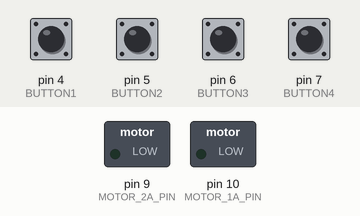
Simulated run of this sketch. Board: Arduino Uno, built with avr-gcc and run on an emulated ATmega328P. Shown: switched loads named in the sketch (green lamp = pin HIGH). The test bench sets the inputs (shaded band); at power-on: pin 4 (BUTTON1), pin 5 (BUTTON2), pin 6 (BUTTON3), pin 7 (BUTTON4) HIGH.

Above: at 1.2 s.
1.3 s: pin 5 (BUTTON2) pulled LOW for 0.15 s
At 2.0 s:
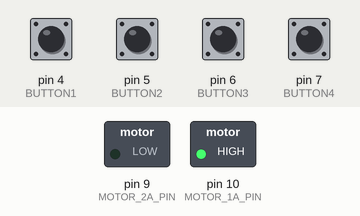
2.9 s: pin 4 (BUTTON1) pulled LOW for 0.15 s
At 3.2 s:
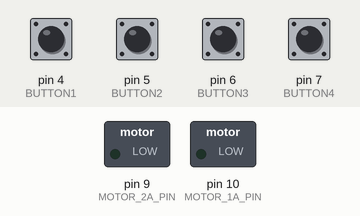
4.5 s: pin 5 (BUTTON2) pulled LOW for 1 s
At 5.6 s:
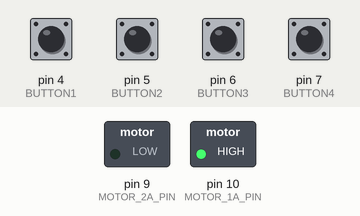
Timing chart, 0 to 7.5 s (numbered marks = the images above; inputs shaded):
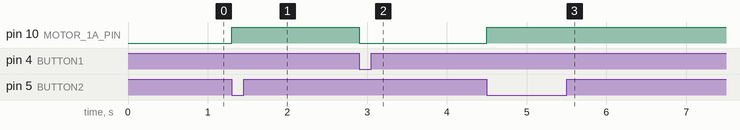

Measured:
- after the input at 1.3 s, pin 10 (MOTOR_1A_PIN): LOW → HIGH at once
- after the input at 2.9 s, pin 10 (MOTOR_1A_PIN): HIGH → LOW at once
- after the input at 4.5 s, pin 10 (MOTOR_1A_PIN): LOW → HIGH at once

The sketch:

StepMotor.ino
```cpp
const int MOTOR_1A_PIN = 10;
const int MOTOR_2A_PIN = 9;
const int BUTTON1 = 4;
const int BUTTON2 = 5;
const int BUTTON3 = 6;
const int BUTTON4 = 7;

void setup() {
  // put your setup code here, to run once:
  pinMode(MOTOR_1A_PIN, OUTPUT);
  pinMode(MOTOR_2A_PIN, OUTPUT);

  pinMode(BUTTON1, INPUT_PULLUP);
  pinMode(BUTTON2, INPUT_PULLUP);
  pinMode(BUTTON3, INPUT_PULLUP);
  pinMode(BUTTON4, INPUT_PULLUP);
}

void loop() {
  // put your main code here, to run repeatedly:
    if (digitalRead(BUTTON1) == LOW) {         // Check if first button is pressed
    motorRotate(0);                          // Turn off the motor
  } else if (digitalRead(BUTTON2) == LOW) {  // Check if second button is pressed
    motorRotate(5);                        // Set speed for low
  } else if (digitalRead(BUTTON3) == LOW) {  // Check if third button is pressed
    motorRotate(200);                        // Set speed for medium
  } else if (digitalRead(BUTTON4) == LOW) {  // Check if fourth button is pressed
    motorRotate(250);
  }
}

void motorRotate(int speed) {
  digitalWrite(MOTOR_1A_PIN, speed);
  digitalWrite(MOTOR_2A_PIN, LOW);
}
```
